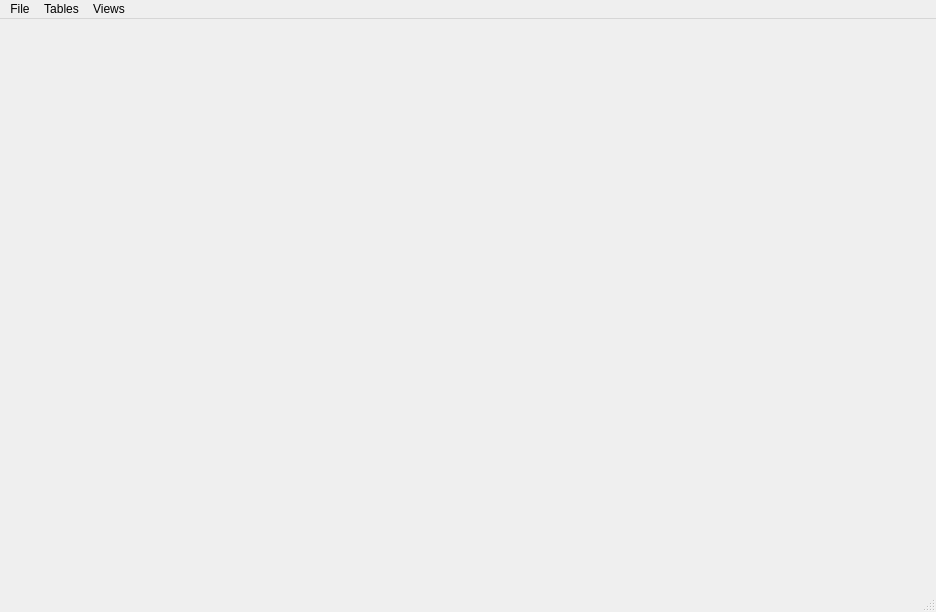
<?xml version="1.0" encoding="UTF-8"?>
<ui version="4.0">
 <class>SydMainWindow</class>
 <widget class="QMainWindow" name="SydMainWindow">
  <property name="geometry">
   <rect>
    <x>0</x>
    <y>0</y>
    <width>936</width>
    <height>612</height>
   </rect>
  </property>
  <property name="windowTitle">
   <string>MainWindow</string>
  </property>
  <widget class="QWidget" name="central_widget"/>
  <widget class="QMenuBar" name="menubar">
   <property name="geometry">
    <rect>
     <x>0</x>
     <y>0</y>
     <width>936</width>
     <height>21</height>
    </rect>
   </property>
   <widget class="QMenu" name="menuFile">
    <property name="title">
     <string>File</string>
    </property>
    <addaction name="actionQuit"/>
   </widget>
   <widget class="QMenu" name="menu_tables">
    <property name="title">
     <string>Tables</string>
    </property>
   </widget>
   <widget class="QMenu" name="menu_views">
    <property name="title">
     <string>Views</string>
    </property>
   </widget>
   <addaction name="menuFile"/>
   <addaction name="menu_tables"/>
   <addaction name="menu_views"/>
  </widget>
  <widget class="QStatusBar" name="statusbar">
   <property name="enabled">
    <bool>true</bool>
   </property>
  </widget>
  <action name="actionQuit">
   <property name="text">
    <string>Quit</string>
   </property>
   <property name="shortcut">
    <string>Ctrl+Q</string>
   </property>
  </action>
 </widget>
 <resources/>
 <connections>
  <connection>
   <sender>actionQuit</sender>
   <signal>triggered()</signal>
   <receiver>SydMainWindow</receiver>
   <slot>close()</slot>
   <hints>
    <hint type="sourcelabel">
     <x>-1</x>
     <y>-1</y>
    </hint>
    <hint type="destinationlabel">
     <x>467</x>
     <y>305</y>
    </hint>
   </hints>
  </connection>
 </connections>
</ui>
